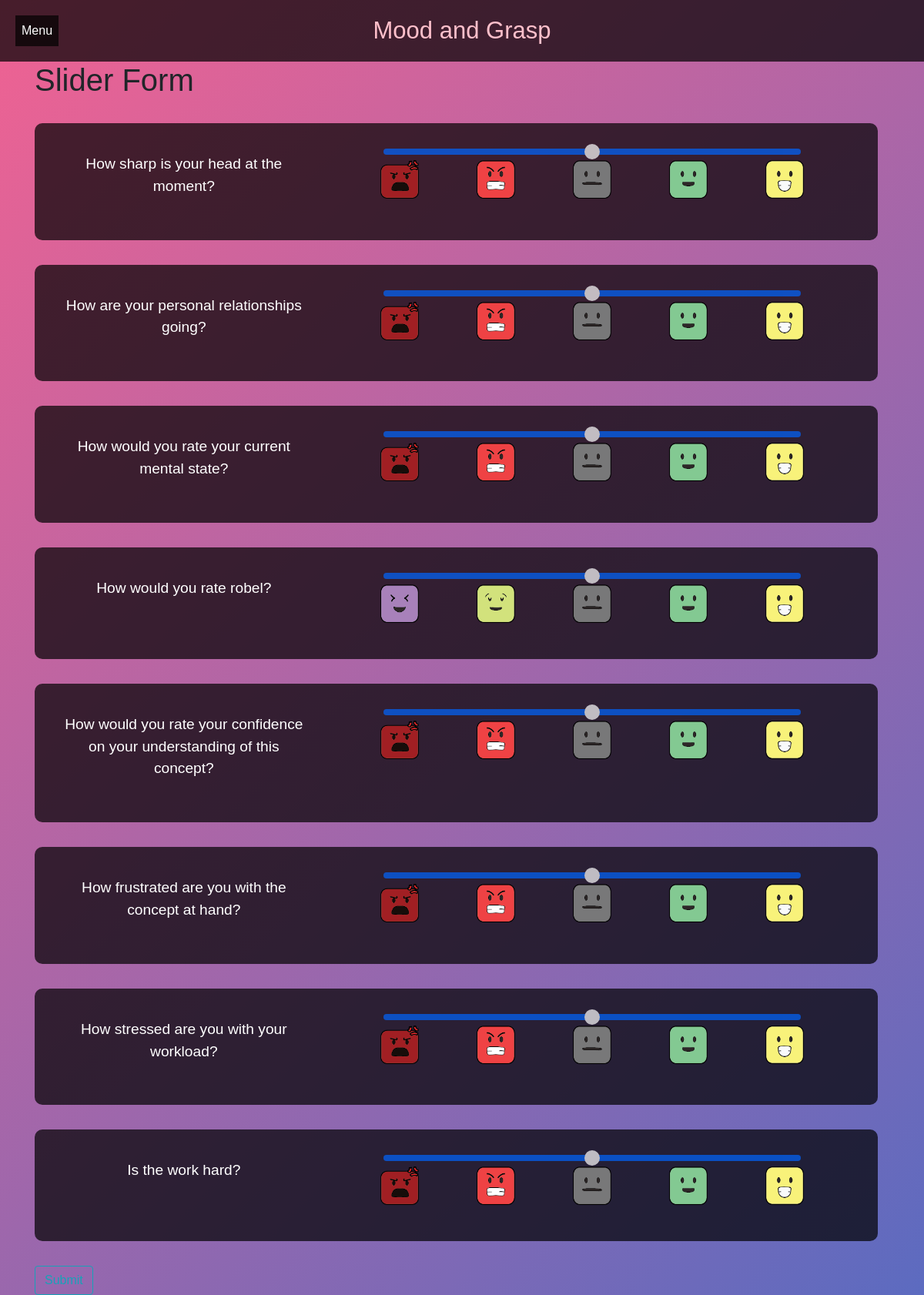
Page /survey/ (signed in) on the committed database.
### chartjs/models.py (models this page shows, shortened)
class SurveyQuestion(models.Model):
    question = models.CharField(max_length=200, blank=True)
    mood_question = models.BooleanField(default=False)
    grasp_question = models.BooleanField(default=False)
    emoji_1 = models.CharField(max_length=100, default='chartjs/angry.png')
    emoji_2 = models.CharField(max_length=100, default='chartjs/conflict.png')
    emoji_3 = models.CharField(max_length=100, default='chartjs/meh.png')
    emoji_4 = models.CharField(max_length=100, default='chartjs/good.png')
    emoji_5 = models.CharField(max_length=100, default='chartjs/happy.png')

### chartjs/views.py (the view)
# urls.py: path('survey/', views.survey, name='survey'),
@login_required
def survey(request):
    student = Student.objects.all()
    mood_question = SurveyQuestion.objects.filter(mood_question=True).order_by("?")[:4]
    grasp_question = SurveyQuestion.objects.filter(grasp_question=True).order_by("?")[:4]
    context = {
        'mood_questions': mood_question,
        'grasp_questions': grasp_question,
        'student': student
    }
    return render(request, 'chartjs/survey.html', context)

### chartjs/templates/chartjs/survey.html (shortened to what this page needs)
{% extends "home/base.html" %}
{% load crispy_forms_tags %}
{% load static %}
{% block content %}
<h1>Slider Form</h1>
  {% for question in mood_questions %}
  <div class="content">
    <div class="form-group row">
      <label class="col-md-4 col-form-label">{{ question.question }}</label>
      <div class="col-md-8">
        <div class="slider-container">
          <input type="range" min="1" max="5" value="3" class="slider" id="mood_{{ forloop.counter }}">
          <div class="slider-images-container">
            <img class="slider-image" src="{% static question.emoji_1 %}" width="50" height="50" data-position="1"
              style="left:-50px; top:1px;">
            <img class="slider-image" src="{% static question.emoji_2 %}" width="50" height="50" data-position="2"
              style="left:25px; top:1px;">
            <img class="slider-image" src="{% static question.emoji_3 %}" width="50" height="50" data-position="3"
              style="left:100px; top:1px;">
            <img class="slider-image" src="{% static question.emoji_4 %}" width="50" height="50" data-position="4"
              style="left:175px; top:1px;">
            <img class="slider-image" src="{% static question.emoji_5 %}" width="50" height="50" data-position="5"
              style="left:250px; top:1px;">
          </div>
        </div>
      </div>
    </div>
  </div>
  {% endfor %}
  {% for question in grasp_questions %}
  <div class="content">
    <div class="form-group row">
      <label class="col-md-4 col-form-label">{{ question.question }}</label>
      <div class="col-md-8">
        <div class="slider-container">
          <input type="range" min="1" max="5" value="3" class="slider" id="grasp_{{ forloop.counter }}">
          <div class="slider-images-container">
            <img class="slider-image" src="{% static question.emoji_1 %}" width="50" height="50" data-position="1"
              style="left:-50px; top:1px;">
            <img class="slider-image" src="{% static question.emoji_2 %}" width="50" height="50" data-position="2"
              style="left:25px; top:1px;">
            <img class="slider-image" src="{% static question.emoji_3 %}" width="50" height="50" data-position="3"
              style="left:100px; top:1px;">
            <img class="slider-image" src="{% static question.emoji_4 %}" width="50" height="50" data-position="4"
              style="left:175px; top:1px;">
            <img class="slider-image" src="{% static question.emoji_5 %}" width="50" height="50" data-position="5"
              style="left:250px; top:1px;">
          </div>
        </div>
      </div>
    </div>
  </div>
  {% endfor %}
  <button class="btn btn-outline-info" onclick="redirect()">Submit</button>
{% endblock %}

### home/templates/home/base.html (shortened to what this page needs)
{% load static %}
<!DOCTYPE html>
<html>
<head>
    <link href="https://fonts.cdnfonts.com/css/public-pixel" rel="stylesheet">
    {% if about %}
    <link rel="stylesheet" type="text/css" href="{% static 'home/about.css' %}">
    {% elif home %}
    <link rel="stylesheet" type="text/css" href="{% static 'home/main.css' %}">
    {% else %}
    <link rel="stylesheet" href="https://cdn.jsdelivr.net/npm/bootstrap@4.0.0/dist/css/bootstrap.min.css">
    <link rel="stylesheet" type="text/css" href="{% static 'home/main.css' %}">
    {% endif %}
</head>
<body class="back-color">
	<header class="site-header">
      <div class="dropdown">
        <button class="dropbtn">Menu</button>
      </div>
      <hRobel>Mood and Grasp</hRobel>
</header>
{% if about %}
<div></div>
{% else %}
<main role="main" class="container">
  <div class="row">
{% endif %}
    <div class="col-md-8">
    <div >
      {% block content %}{% endblock %}
     </div>
    </div>
</main>
</body>
</html>

### home/static/home/main.css (style rules this page uses)
hRobel { color: pink; margin: 0; position: absolute; left: 50%; transform: translateX(-50%); font-family: 'Public Pixel', sans-serif; font-size: 31px; }
body { font-family: Arial, sans-serif; background: linear-gradient(135deg, #f06292, #5c6bc0); margin: 0; padding: 0; }
header { display: flex; justify-content: space-between; align-items: center; background: rgba(0, 0, 0, 0.7); height: 80px; position: relative; padding: 0 20px; }
.content { text-align: center; margin: 2rem; width: 150%; padding: 2rem; background: rgba(0, 0, 0, 0.7); margin-left: auto; margin-right: auto; border-radius: 10px; color: white; font-size: 1.2rem; }
.slider-container { display: flex; flex-direction: column; align-items: center; width: 80%; margin-left: auto; margin-right: auto; }
.slider { -webkit-appearance: none; appearance: none; width: 100%; margin: 0; padding: 0; background: transparent; height: 8px; outline: none; }
.dropdown { position: relative; display: inline-block; }
.dropbtn { background-color: rgba(0, 0, 0, 0.7); color: white; padding: 8px; font-size: 16px; border: none; cursor: pointer; }
.slider-images-container { display: flex; justify-content: space-between; position: relative; margin-top: 15px; --slider-gap: 23%; --slider-image-width: 50px; }
.slider-image { position: relative; bottom: -50px; left: calc(var(--slider-position) * var(--slider-gap) - var(--slider-image-width) / 2); width: var(--slider-image-width); transform: translateX(-200%); z-index: 1; }
.slider-image:nth-of-type(1) { --slider-position: 1; }
.slider-image:nth-of-type(2) { --slider-position: 2; }
.slider-image:nth-of-type(3) { --slider-position: 3; }
.slider-image:nth-of-type(4) { --slider-position: 4; }
.slider-image:nth-of-type(5) { --slider-position: 5; }
.slider-container { position: relative; }
.slider { width: 100%; height: 10px; -webkit-appearance: none; outline: none; opacity: 0.7; -webkit-transition: .2s; transition: opacity .2s; position: absolute; top: 0; left: 0; }

### rows in the picture
SurveyQuestion: question "How sharp is your head at the moment?", emoji_1 (picture), emoji_2 (picture), emoji_3 (picture), emoji_4 (picture), emoji_5 (picture)
SurveyQuestion: question "How are your personal relationships going?", emoji_1 (picture), emoji_2 (picture), emoji_3 (picture), emoji_4 (picture), emoji_5 (picture)
SurveyQuestion: question "How would you rate your current mental state?", emoji_1 (picture), emoji_2 (picture), emoji_3 (picture), emoji_4 (picture), emoji_5 (picture)
SurveyQuestion: question "How would you rate robel?", emoji_1 (picture), emoji_2 (picture), emoji_3 (picture), emoji_4 (picture), emoji_5 (picture)
SurveyQuestion: question "How would you rate your confidence on your understanding of this concept?", emoji_1 (picture), emoji_2 (picture), emoji_3 (picture), emoji_4 (picture), emoji_5 (picture)
SurveyQuestion: question "How frustrated are you with the concept at hand?", emoji_1 (picture), emoji_2 (picture), emoji_3 (picture), emoji_4 (picture), emoji_5 (picture)
SurveyQuestion: question "How stressed are you with your workload?", emoji_1 (picture), emoji_2 (picture), emoji_3 (picture), emoji_4 (picture), emoji_5 (picture)
SurveyQuestion: question "Is the work hard?", emoji_1 (picture), emoji_2 (picture), emoji_3 (picture), emoji_4 (picture), emoji_5 (picture)
